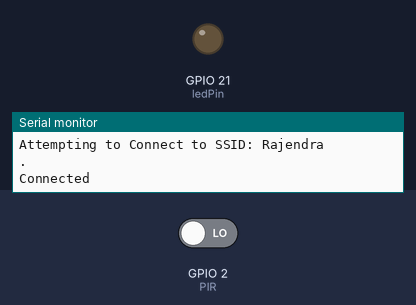
Bench run of a sketch on a simulated ESP32. Parts: output pins drawn as LEDs (lit = HIGH), the last lines printed to the serial monitor. The inputs (shaded band) are chosen by the test bench; at power-on: GPIO 2 (PIR) LOW. WiFi joins after 1.5 s; servers stay silent unless stated.

Above: at 9.0 s.
9.1 s: GPIO 2 (PIR) driven HIGH
At 10.9 s:
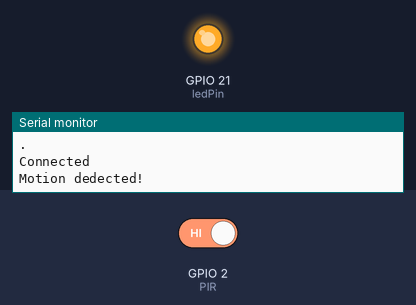
11.9 s: GPIO 2 (PIR) driven LOW
At 13.4 s:
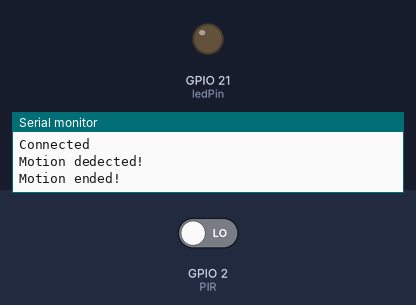
Timing chart, 0 to 14.9 s (numbered marks = the images above; inputs shaded):
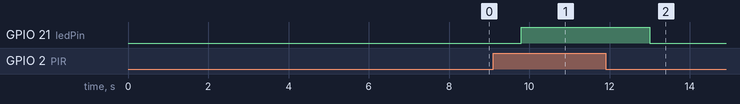

The sketch:

led_pir_sensor_thingspeak.ino
```cpp
#include <DHT_U.h>

#include "ThingSpeak.h"
#include "WiFi.h"

char ssid[] = "Rajendra";
char pass[] = "raju@1998";

int ledPin = 21;
int PIR = 2;
int pirState = LOW;
int val =0;
int PersonCount;
int LEDCount;
WiFiClient client;

//----ThingSpeak Details----//

unsigned long myChannelField = 1644746;
const int ChannelField = 5;
const int ChannelField2 = 6;
const char * myWriteAPIKey = "LDCNV3ZCQJ2R0NW7";

void setup() {
  // put your setup code here, to run once:
pinMode(ledPin, OUTPUT);
pinMode(PIR, INPUT);
Serial.begin(115200);
WiFi.mode(WIFI_STA);
ThingSpeak.begin(client);

}

void loop() {
  //--------WiFi--------//
  if(WiFi.status()!= WL_CONNECTED)
  {
    Serial.print("Attempting to Connect to SSID: ");
    Serial.println(ssid);

    while(WiFi.status()!=WL_CONNECTED)
    {
      WiFi.begin(ssid,pass);
    Serial.print(".");
    delay(5000);
  }
  Serial.println("\nConnected");
}
  // put your main code here, to run repeatedly:
val = digitalRead(PIR);
if (val == HIGH)
{
digitalWrite(ledPin, HIGH);
if(pirState == LOW)
{
  Serial.println("Motion dedected!");
PersonCount++;
LEDCount++;
  pirState = HIGH;
}
}
else {
  digitalWrite(ledPin, LOW);
  if(pirState == HIGH)
  {
    Serial.println("Motion ended!");
    pirState = LOW;
  }
}


ThingSpeak.writeField(myChannelField, ChannelField, PersonCount, myWriteAPIKey);
ThingSpeak.writeField(myChannelField, ChannelField2, LEDCount, myWriteAPIKey);

delay(1000);
}
```

Measured:
- after the input at 9.1 s, GPIO 21 (ledPin): LOW → HIGH after 0.70 s
- after the input at 11.9 s, GPIO 21 (ledPin): HIGH → LOW after 1.1 s
